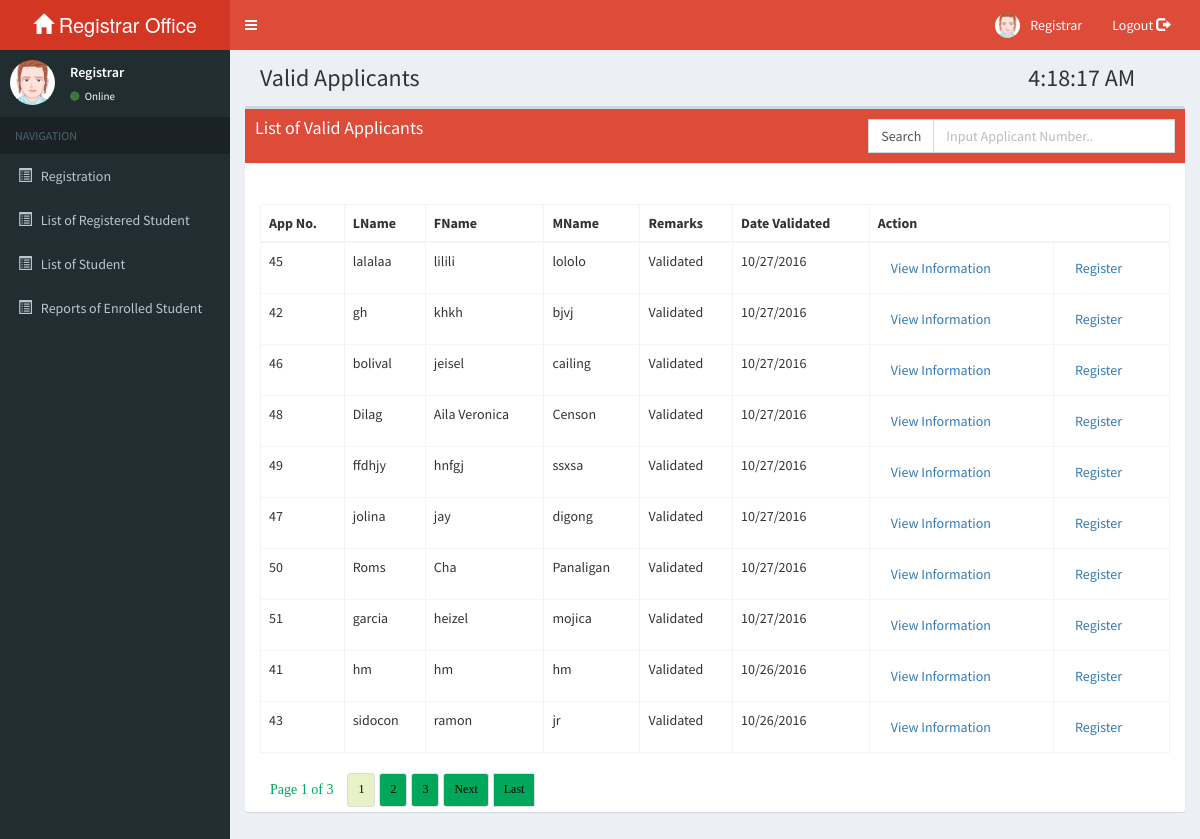
The page /registrar/pages/tblapplicantvalid.php (signed in) on the database its author committed.
### tables this page shows
CREATE TABLE `tblapplicant_validate` (
  `val_appid` int(20) NOT NULL,
  `appid` varchar(50) NOT NULL,
  `lname` varchar(50) NOT NULL,
  `fname` varchar(50) NOT NULL,
  `mname` varchar(50) NOT NULL,
  `grade` varchar(20) NOT NULL,
  `strandcode` varchar(20) NOT NULL,
  `strand` varchar(100) NOT NULL,
  `remarks` varchar(50) NOT NULL,
  `date_val` varchar(50) NOT NULL,
  `yr` varchar(10) NOT NULL
);

### registrar/pages/applicant_tblvalid.php (the view, shortened to what this page needs)
<div class="table-responsive">
				  <table id="applicantvalidrecord" class="table table-bordered table-hover">
					<thead>
						<th>App No.</th>
						<th>LName</th>
						<th>FName</th>
						<th>MName</th>
						<th>Remarks</th>
						<th>Date Validated</th>
						<th colspan='2'>Action</th>
					</thead>
					<tbody>
						<?php
						include("pagination/paging.php");
						$page = (int) (!isset($_GET["page"]) ? 1 : $_GET["page"]);
						$limit = 10;
						$startpoint = ($page * $limit) - $limit;
						$statement = "tblapplicant_validate order by date_val desc";
						$res=mysqli_query($con,"select * from ".$statement." LIMIT ".$startpoint." , ".$limit."");
						while($row=mysqli_fetch_array($res)){
						?>
							<tr>
								<td><?php echo $row['appid'];?></td>
								<td><?php echo $row['lname'];?></td>
								<td><?php echo $row['fname'];?></td>
								<td><?php echo $row['mname'];?></td>
								<td><?php echo $row['remarks'];?></td>
								<td><?php echo $row['date_val'];?></td>
								<td><a class="btn btn-link" href="applicant_view_info.php?opt=view&id=<?php echo $row['appid'];?>">View Information</a></td>
								<td><a class="btn btn-link" href="applicant_view_info.php?opt=reg&id=<?php echo $row['appid'];?>">Register</a></td>
							</tr>
						<?php
						}
						?>
					</tbody>
				  </table>
				</div>
				<?php
					echo "<div id='pagingg' >";
					echo pagination($statement,$limit,$page);
					echo "</div>";
					?>

### rows shown on the page
tblapplicant_validate: appid "45", lname "lalalaa", fname "lilili", mname "lololo", remarks "Validated", date_val "10/27/2016"
tblapplicant_validate: appid "42", lname "gh", fname "khkh", mname "bjvj", remarks "Validated", date_val "10/27/2016"
tblapplicant_validate: appid "46", lname "bolival", fname "jeisel", mname "cailing", remarks "Validated", date_val "10/27/2016"
tblapplicant_validate: appid "48", lname "Dilag", fname "Aila Veronica", mname "Censon", remarks "Validated", date_val "10/27/2016"
tblapplicant_validate: appid "49", lname "ffdhjy", fname "hnfgj", mname "ssxsa", remarks "Validated", date_val "10/27/2016"
tblapplicant_validate: appid "47", lname "jolina", fname "jay", mname "digong", remarks "Validated", date_val "10/27/2016"
tblapplicant_validate: appid "50", lname "Roms", fname "Cha", mname "Panaligan", remarks "Validated", date_val "10/27/2016"
tblapplicant_validate: appid "51", lname "garcia", fname "heizel", mname "mojica", remarks "Validated", date_val "10/27/2016"
tblapplicant_validate: appid "41", lname "hm", fname "hm", mname "hm", remarks "Validated", date_val "10/26/2016"
tblapplicant_validate: appid "43", lname "sidocon", fname "ramon", mname "jr", remarks "Validated", date_val "10/26/2016"

### other values the page prints
$page "1"
$lastpage "3"
